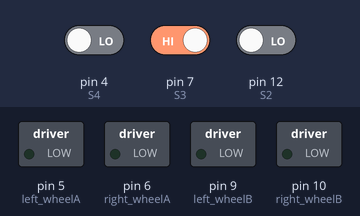
Simulated run of this sketch. Board: Arduino Uno, built with avr-gcc and run on an emulated ATmega328P. Parts: switched loads named in the sketch (green lamp = pin HIGH). The test bench sets the inputs (shaded band); at power-on: pin 4 (S4) LOW, pin 7 (S3) HIGH, pin 12 (S2) LOW. What the sketch prints to the serial monitor is not drawn.

Above: at 1.2 s.
1.3 s: pin 4 (S4) driven HIGH
At 2.0 s:
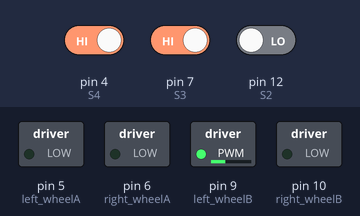
2.8 s: pin 7 (S3) driven LOW
At 3.2 s:
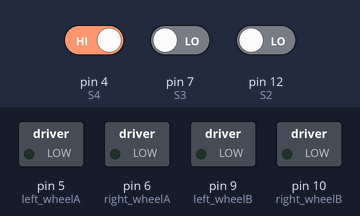
4.3 s: pin 12 (S2) driven HIGH
At 5.5 s:
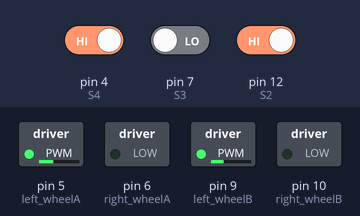
5.8 s: pin 4 (S4) driven LOW and pin 7 (S3) driven HIGH
At 6.7 s:
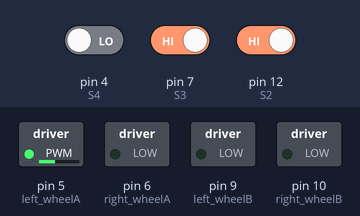
Timing chart, 0 to 8.3 s (numbered marks = the images above; inputs shaded):
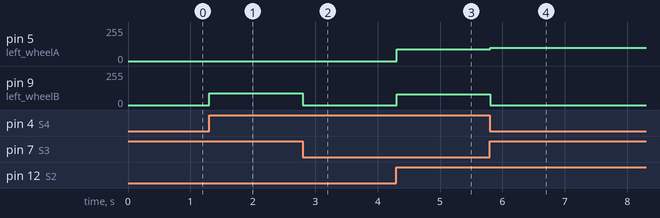

Measured:
- after the input at 1.3 s, pin 9 (left_wheelB): 0/255 → 90/255 at once
- after the input at 2.8 s, pin 9 (left_wheelB): 90/255 → 0/255 at once
- after the input at 4.3 s, pin 5 (left_wheelA): 0/255 → 90/255 at once; pin 9 (left_wheelB): 0/255 → 80/255 at once
- after the input at 5.8 s, pin 5 (left_wheelA): 90/255 → 100/255 at once; pin 9 (left_wheelB): 80/255 → 0/255 at once

The sketch:

Car_Transmitter.ino
```cpp
int left_wheelA = 5; int left_wheelB = 9;
int right_wheelA = 6; int right_wheelB = 10;

int S2 = 12;
int S3 = 7;
int S4 = 4;

//new code
int left ;
int centre;
int right;
void setup() {
  pinMode(S2, INPUT);
  pinMode(S3, INPUT);
  pinMode(S4, INPUT);
  Serial.begin(115200);
  //  Serial.begin(115200); // Starts the serial communication
  pinMode(left_wheelA, OUTPUT); pinMode(left_wheelB, OUTPUT);
  pinMode(right_wheelA, OUTPUT); pinMode(right_wheelB, OUTPUT);
}
void loop() {
  left = digitalRead(S2);
  centre = digitalRead(S3);
  right = digitalRead(S4);

  Serial.print(left);
  Serial.print(right);
  Serial.println(centre);

  if (left == HIGH && centre == LOW && right == HIGH) {
    Serial.println("ON Line, Go straight!!");
    analogWrite(left_wheelA, 90); analogWrite(left_wheelB, 80);
    analogWrite(right_wheelA, LOW); analogWrite(right_wheelB, LOW);
  } else if (left == LOW && centre == HIGH && right == HIGH) {
    Serial.println("Moving on right side, turn left");
    analogWrite(left_wheelA, 0); analogWrite(left_wheelB, 90);
    analogWrite(right_wheelA, 0); analogWrite(right_wheelB, LOW);
  } else if (left == HIGH && centre == HIGH && right == LOW) {
    Serial.println("Moving on leftt side, turn right");
    analogWrite(left_wheelA, 100); analogWrite(left_wheelB, 0);
    analogWrite(right_wheelA, LOW); analogWrite(right_wheelB, LOW);
  }  else {
    Serial.println("No Line found");
    analogWrite(left_wheelA, LOW); analogWrite(left_wheelB, LOW);
    analogWrite(right_wheelA, LOW); analogWrite(right_wheelB, LOW);
  }
}
```
